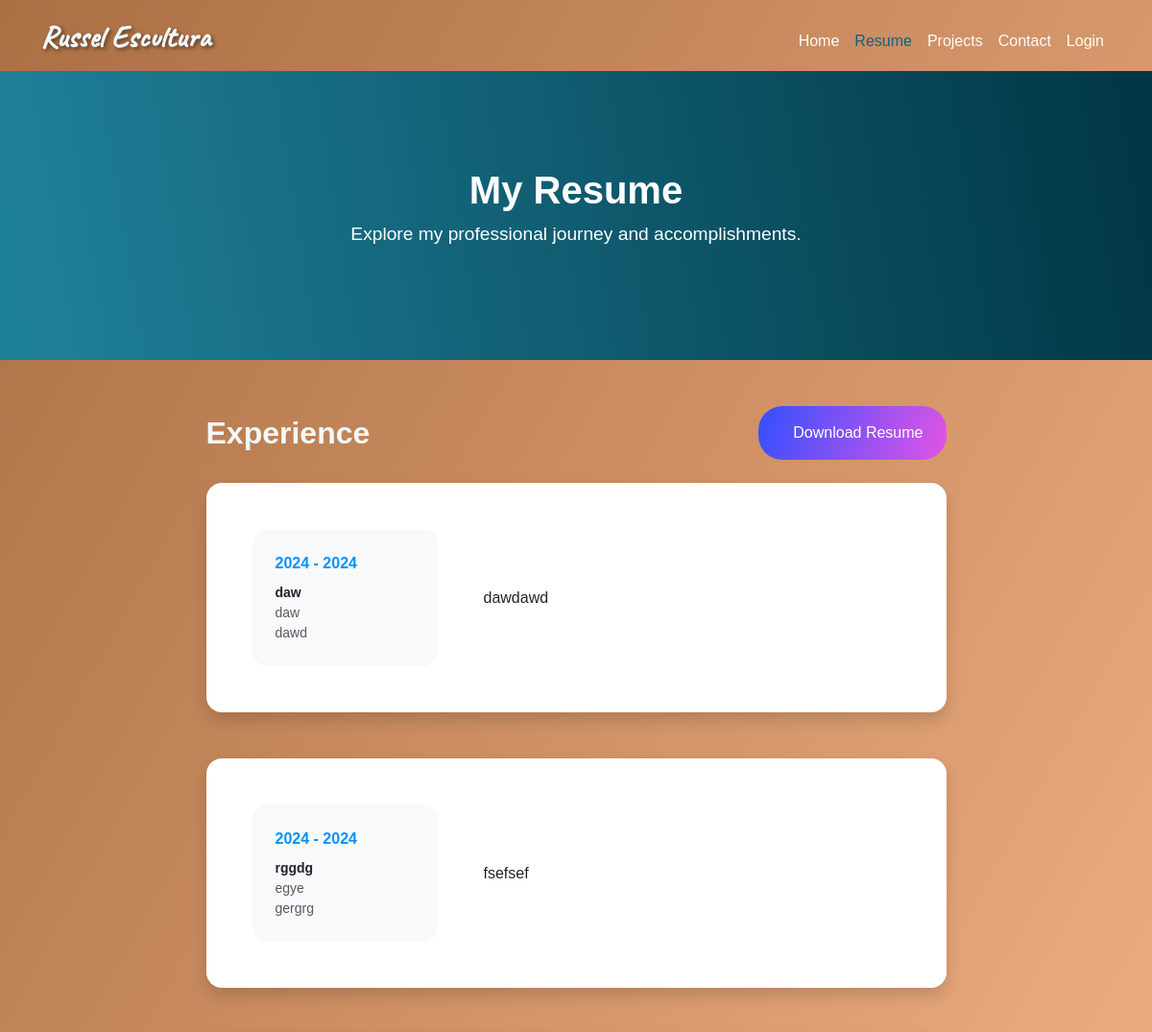
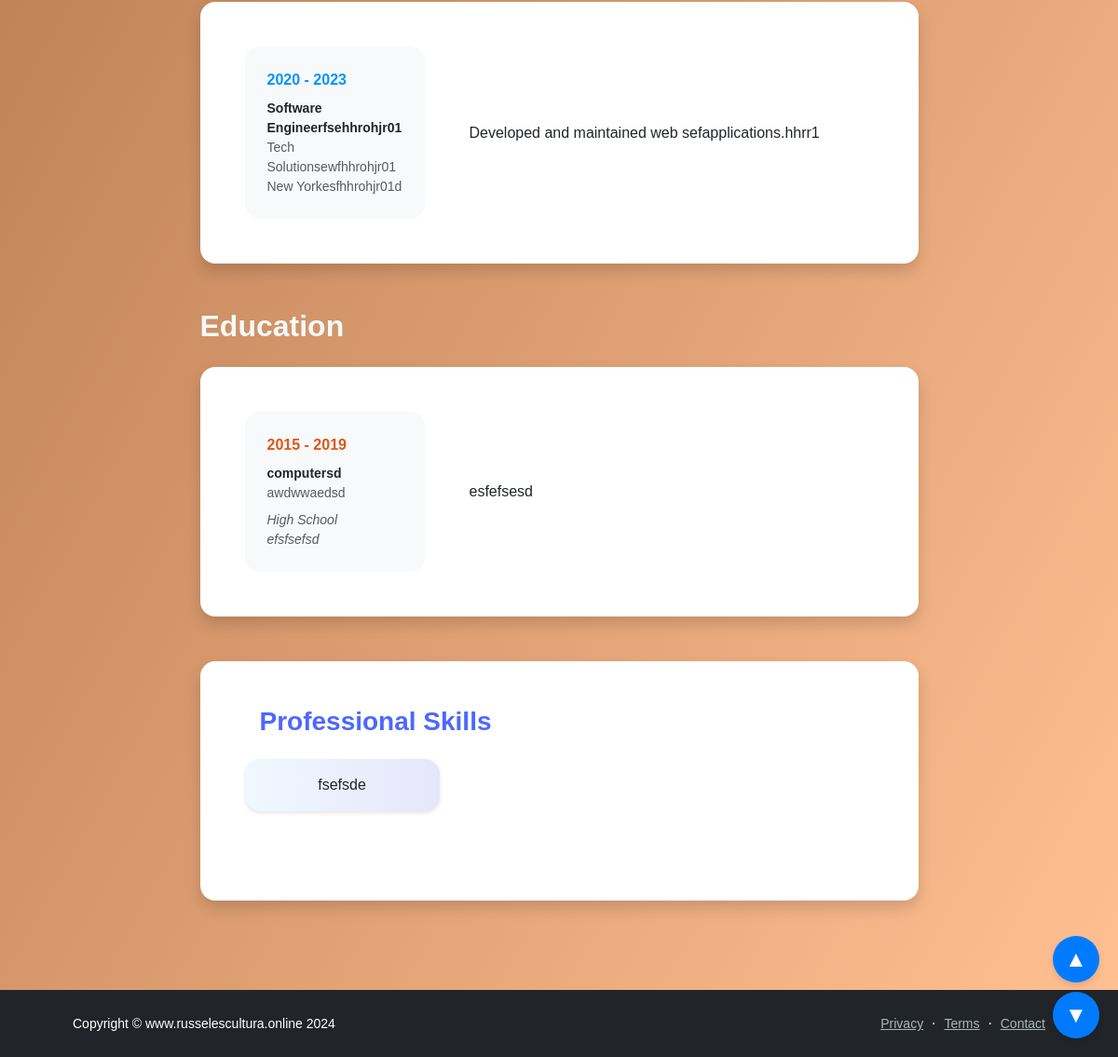
/pages/resume.php, run on the app's committed database (2 pictures, top to bottom).
### tables this page shows
CREATE TABLE `experience` (
  `id` int(11) NOT NULL,
  `user_id` int(11) NOT NULL,
  `company_name` varchar(255) NOT NULL,
  `company_location` varchar(255) DEFAULT NULL,
  `job_title` varchar(255) NOT NULL,
  `date_started` date NOT NULL,
  `date_ended` date DEFAULT NULL,
  `job_description` text DEFAULT NULL
);

CREATE TABLE `education` (
  `id` int(11) NOT NULL,
  `year_started` int(11) NOT NULL,
  `year_ended` int(11) DEFAULT NULL,
  `school_name` varchar(255) NOT NULL,
  `school_location` varchar(255) NOT NULL,
  `school_level` enum('Elementary','High School','Senior High School','College') NOT NULL,
  `grade_or_year` varchar(50) DEFAULT NULL,
  `course_or_track` varchar(255) DEFAULT NULL,
  `description` text DEFAULT NULL
);

### pages/resume.php (the view, shortened to what this page needs)
<?php
$servername = "localhost";
$username = "root";
$password = "";
$dbname = "karensporfolio";
$conn = new mysqli($servername, $username, $password, $dbname);
$sql = "SELECT * FROM experience ORDER BY date_started DESC";
$result = $conn->query($sql);
$educationSql = "SELECT * FROM education ORDER BY year_started DESC";
$educationResult = $conn->query($educationSql);
$skillsSql = "SELECT * FROM skills ORDER BY skill_level DESC";
$skillsResult = $conn->query($skillsSql);
?>
<!doctype html>
<html lang="en">
  <head>
    <link href="https://cdnjs.cloudflare.com/ajax/libs/font-awesome/6.0.0/css/all.min.css" rel="stylesheet"/>
    <link href="https://cdn.jsdelivr.net/npm/bootstrap@5.3.0/dist/css/bootstrap.min.css" rel="stylesheet">
    <link rel="stylesheet" href="../style.css">
    <link rel="stylesheet" href="https://cdnjs.cloudflare.com/ajax/libs/aos/2.3.4/aos.css"/>
  </head>
  <body>
    <main class="flex-shrink-0">
      <nav class="navbar navbar-expand-lg   ">
        <div class="container ">
        <h2 class="brandy">Russel Escultura</h2>
            <div class="collapse navbar-collapse" id="navbarNav">
                <ul class="navbar-nav ms-auto">
                    <li class="nav-item">
                        <a class="nav-link" href="../index.php">Home</a>
                    </li>
                    <li class="nav-item">
                        <a class="nav-link" href="resume.php">Resume</a>
                    </li>
                    <li class="nav-item">
                        <a class="nav-link" href="seminars.php">Projects</a>
                    </li>
                    <li class="nav-item">
                        <a class="nav-link" href="contact.php">Contact</a>
                    </li>
                    <li class="nav-item">
                        <a class="nav-link" id="login-link" href="../dashboard/login.php">Login</a>
                    </li>
                </ul>
            </div>
        </div>
    </nav>
    <section class="hero-section">
        <div class="container">
            <h1>My Resume</h1>
            <p>Explore my professional journey and accomplishments.</p>
        </div>
    </section>
    <div class="container px-5 my-5">
        <div class="row gx-5 justify-content-center">
            <div class="col-lg-11 col-xl-9 col-xxl-8">
                <section>
                    <div class="d-flex align-items-center justify-content-between mb-4">
                        <h2 class="text-prim fw-bolder mb-0">Experience</h2>
                        <a class="btn btn-primary px-4 py-3" href="../download.php">
                            Download Resume
                        </a>
                    </div>
                    <?php
if ($result->num_rows > 0) {
    while ($row = $result->fetch_assoc()) {
        $dateStarted = new DateTime($row["date_started"]);
        $dateEnded = new DateTime($row["date_ended"]);
        $yearStarted = $dateStarted->format('Y');
        $yearEnded = $dateEnded->format('Y');
        $jobDescription = nl2br(htmlspecialchars($row["job_description"]));
        echo '<div class="card shadow border-0 rounded-4 mb-5" data-aos="fade-up">
                <div class="card-body p-5">
                  <div class="row align-items-center gx-5">
                    <div class="col text-center text-lg-start mb-4 mb-lg-0">
                      <div class="bg-light p-4 rounded-4">
                        <div class="text-primary fw-bolder mb-2">' . htmlspecialchars($yearStarted) . ' - ' . htmlspecialchars($yearEnded) . '</div>
                        <div class="small fw-bolder">' . htmlspecialchars($row["job_title"]) . '</div>
                        <div class="small text-muted">' . htmlspecialchars($row["company_name"]) . '</div>
                        <div class="small text-muted">' . htmlspecialchars($row["company_location"]) . '</div>
                      </div>
                    </div>
                    <div class="col-lg-8"><div>' . $jobDescription . '</div></div>
                  </div>
                </div>
              </div>';
    }
} else {
    echo "<p>No work experience found.</p>";
}
?>
                </section>
                <section>
                    <h2 class="text-gradient text-secondary fw-bolder mb-4">Education</h2>
                    <?php
                    if ($educationResult->num_rows > 0) {
                        while ($row = $educationResult->fetch_assoc()) {
                            $yearStarted = htmlspecialchars($row["year_started"]);
                            $yearEnded = htmlspecialchars($row["year_ended"]);
                            $schoolName = htmlspecialchars($row["school_name"]);
                            $schoolLocation = htmlspecialchars($row["school_location"]);
                            $schoolLevel = htmlspecialchars($row["school_level"]);
                            $courseOrTrack = htmlspecialchars($row["course_or_track"]);
                            $description = htmlspecialchars($row["description"]);
                            echo '<div class="card shadow border-0 rounded-4 mb-5" data-aos="fade-up">
                                    <div class="card-body p-5">
                                        <div class="row align-items-center gx-5">
                                            <div class="col text-center text-lg-start mb-4 mb-lg-0">
                                                <div class="bg-light p-4 rounded-4">
                                                    <div class="text-secondary fw-bolder mb-2">' . $yearStarted . ' - ' . ($yearEnded ? $yearEnded : 'Present') . '</div>
                                                    <div class="mb-2">
                                                        <div class="small fw-bolder">' . $schoolName . '</div>
                                                        <div class="small text-muted">' . $schoolLocation . '</div>
                                                    </div>
                                                    <div class="fst-italic">
                                                        <div class="small text-muted">' . $schoolLevel . '</div>
                                                        <div class="small text-muted">' . $courseOrTrack . '</div>
                                                    </div>
                                                </div>
                                            </div>
                                            <div class="col-lg-8"><div>' . $description . '</div></div>
                                        </div>
                                    </div>
                                </div>';
                        }
                    } else {
                        echo "<p>No educational background found.</p>";
                    }
                    ?>
                </section>
                <section>
                    <div class="card shadow border-0 rounded-4 mb-5" data-aos="fade-up">
                        <div class="card-body p-5">
                            <div class="mb-5">
                                <div class="d-flex align-items-center mb-4">
                                    <h3 class="fw-bolder mb-0"><span class="text-gradient d-inline ">Professional Skills</span></h3>
                                </div>
                                <?php
$skillsPerRow = 3;
$skills = [];
if ($skillsResult->num_rows > 0) {
    while ($row = $skillsResult->fetch_assoc()) {
        $skills[] = htmlspecialchars($row["skill_name"]);
    }
}
echo '<div class="row row-cols-1 row-cols-md-' . $skillsPerRow . ' mb-4">';
foreach ($skills as $index => $skill) {
    echo '<div class="col mb-4 mb-md-0"><div class="d-flex align-items-center bg-light rounded-4 p-3 h-100">' . $skill . '</div></div>';
}
echo '</div>';
?>
                            </div>
                        </div>
                    </div>
                </section>
            </div>
        </div>
    </div>
    <footer class="bg-dark py-4 mt-auto">
        <div class="container px-5">
            <div class="row align-items-center justify-content-between flex-column flex-sm-row">
                <div class="col-auto"><div class="small m-0">Copyright © www.russelescultura.online 2024</div></div>
                <div class="col-auto">
                    <a class="small" href="#!">Privacy</a>
                    <span class="mx-1">·</span>
                    <a class="small" href="#!">Terms</a>
                    <span class="mx-1">·</span>
                    <a class="small" href="#!">Contact</a>
                </div>
            </div>
        </div>
    </footer>
    <button id="scroll-up" class="scroll-btn">&#9650;</button>
    <button id="scroll-down" class="scroll-btn">&#9660;</button>
  </body>
</html>

### style.css (style rules this page uses)
.text-gradient { color: #ffffff; }
a.btn.btn-primary.px-4.py-3 { background: rgb(51,79,254); background: -moz-linear-gradient(108deg, rgba(51,79,254,1) 0%, rgba(222,84,231,1) 98%); background: -webkit-linear-gradient(108deg, rgba(51,79,254,1) 0%, rgba(222,84,231,1) 98%); background: linear-gradient(108deg, rgba(51,79,254,1) 0%, rgba(222,84,231,1) 98%); filter: progid:DXImageTransform.Microsoft.gradient(startColorstr="#334ffe", endColorstr="#de54e7", GradientType=1); color: #fff; border: none; }
.brandy { font-family: 'Brandy', cursive; font-weight: bold; }
nav.navbar.navbar-expand-lg { padding-top: 20px !important; }
.nav-link { color: #fffbf8 !important; }
.nav-link:hover, .nav-link.active { color: #0c657c !important; }
.navbar { box-shadow: none !important; border: none !important; }
main.flex-shrink-0 { background: rgb(171,111,68); background: -moz-linear-gradient(119deg, rgba(171,111,68,1) 0%, rgba(255,191,145,1) 98%); background: -webkit-linear-gradient(119deg, rgba(171,111,68,1) 0%, rgba(255,191,145,1) 98%); background: linear-gradient(119deg, rgba(171,111,68,1) 0%, rgba(255,191,145,1) 98%); filter: progid:DXImageTransform.Microsoft.gradient(startColorstr="#ab6f44",endColorstr="#ffbf91",GradientType=1); }

### pages/resume.php (style rules this page uses)
.d-flex.align-items-center.bg-light.rounded-4.p-3.h-100 { background: linear-gradient(to right, #f0f8ff, #e6e6fa); border-radius: 8px; padding: 15px; height: 100%; display: flex; align-items: center; justify-content: center; box-shadow: 0 2px 4px rgba(0, 0, 0, 0.1); transition: background 0.3s ease; }
.brandy { font-family: 'Caveat', cursive; font-weight: bold; text-shadow: 2px 2px 4px rgba(0, 0, 0, 0.5); color: aliceblue; }
.text-primary { color: #0393ff!important; }
.text-prim { color: #f3f9fa!important; }
h2.text-gradient.text-secondary.fw-bolder.mb-4 { color: #f3f9fa!important; }
.text-gradient { color: #4c68ff!important; }
.text-secondary.fw-bolder.mb-2 { color: #dd5719!important; }
.scroll-btn { position: fixed; bottom: 20px; right: 20px; width: 50px; height: 50px; border: none; border-radius: 50%; background-color: #007bff; color: white; font-size: 24px; cursor: pointer; box-shadow: 0 4px 6px rgba(0, 0, 0, 0.1); transition: background-color 0.3s ease; }
#scroll-up { bottom: 80px; }
#scroll-down { bottom: 20px; }
body { font-family: 'Poppins', sans-serif; background-color: #f8f9fa; }
.navbar { box-shadow: 0 4px 6px rgba(0, 0, 0, 0.1); }
.hero-section { background: rgb(0,54,68); background: -moz-linear-gradient(261deg, rgba(0,54,68,1) 0%, rgba(31,128,154,1) 98%); background: -webkit-linear-gradient(261deg, rgba(0,54,68,1) 0%, rgba(31,128,154,1) 98%); background: linear-gradient(261deg, rgba(0,54,68,1) 0%, rgba(31,128,154,1) 98%); filter: progid:DXImageTransform.Microsoft.gradient(startColorstr="#003644",endColorstr="#1f809a",GradientType=1); color: white; padding: 100px 0; text-align: center; }
.hero-section h1 { font-size: 2.5rem; font-weight: 700; }
.hero-section p { font-size: 1.2rem; }
.btn-primary { border-radius: 25px; padding: 10px 30px; background-color: #007bff; transition: background-color 0.3s ease, box-shadow 0.3s ease; }
footer { background-color: #343a40; color: white; padding: 20px 0; }
footer a { color: #adb5bd; transition: color 0.2s ease-in-out; }

### data on the page
experience: date_started "2024", date_ended "2024", job_title "daw", company_name "daw", company_location "dawd", job_description "dawdawd"
experience: date_started "2024", date_ended "2024", job_title "rggdg", company_name "egye", company_location "gergrg", job_description "fsefsef"
experience: date_started "2020", date_ended "2023", job_title "Software Engineerfsehhrohjr01", company_name "Tech Solutionsewfhhrohjr01", company_location "New Yorkesfhhrohjr01d", job_description "Developed and maintained web sefapplications.hhrr1"
education: year_started "2015", year_ended "2019", school_name "computersd", school_location "awdwwaedsd", school_level "High School", course_or_track "efsfsefsd", description "esfefsesd"

### other printed values
$skill "fsefsde"
